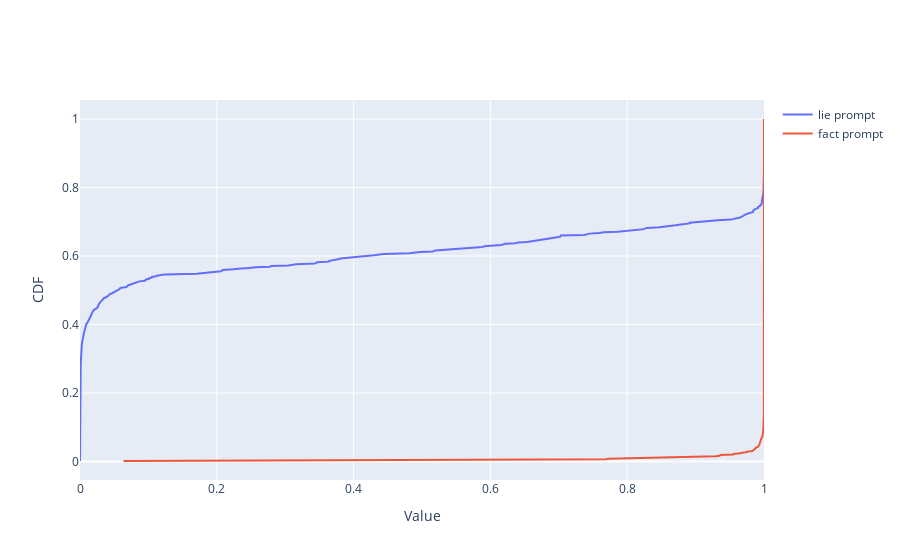

Notebook cell for this chart:
### Code cell
lie_scores_flat = np.concatenate(lie_scores)
fact_scores_flat = np.concatenate(fact_scores)
plot_cdfs((lie_scores_flat, fact_scores_flat), ['lie prompt', 'fact prompt'])

### Figure 1 — Plotly figure (JSON) as saved in the notebook; plotly's stock layout.template omitted (floating-point values rounded to 4 significant figures; data arrays with more than 128 entries replaced by an {"elided": "..."} marker saying what was removed)
{"data": [{"mode": "lines", "name": "lie prompt", "type": "scatter", "x": {"elided": "538 float values"}, "y": {"elided": "538 float values"}}, {"mode": "lines", "name": "fact prompt", "type": "scatter", "x": {"elided": "580 float values"}, "y": {"elided": "580 float values"}}], "layout": {"autosize": true, "xaxis": {"autorange": true, "range": [4.121e-09, 1.0], "title": {"text": "Value"}, "type": "linear"}, "yaxis": {"autorange": true, "range": [-0.05374, 1.055], "title": {"text": "CDF"}, "type": "linear"}}}
